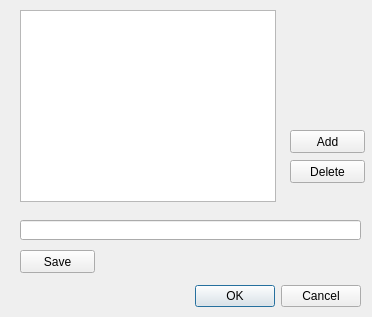
<?xml version="1.0" encoding="UTF-8"?>
<ui version="4.0">
 <class>Dialog</class>
 <widget class="QDialog" name="Dialog">
  <property name="geometry">
   <rect>
    <x>0</x>
    <y>0</y>
    <width>372</width>
    <height>317</height>
   </rect>
  </property>
  <property name="windowTitle">
   <string>Path Edit</string>
  </property>
  <widget class="QDialogButtonBox" name="buttonBox">
   <property name="geometry">
    <rect>
     <x>20</x>
     <y>280</y>
     <width>341</width>
     <height>32</height>
    </rect>
   </property>
   <property name="orientation">
    <enum>Qt::Horizontal</enum>
   </property>
   <property name="standardButtons">
    <set>QDialogButtonBox::Cancel|QDialogButtonBox::Ok</set>
   </property>
  </widget>
  <widget class="QListWidget" name="pathList">
   <property name="geometry">
    <rect>
     <x>20</x>
     <y>10</y>
     <width>256</width>
     <height>192</height>
    </rect>
   </property>
  </widget>
  <widget class="QLineEdit" name="lineEdit">
   <property name="geometry">
    <rect>
     <x>20</x>
     <y>220</y>
     <width>341</width>
     <height>20</height>
    </rect>
   </property>
  </widget>
  <widget class="QPushButton" name="cmdAdd">
   <property name="geometry">
    <rect>
     <x>290</x>
     <y>130</y>
     <width>75</width>
     <height>23</height>
    </rect>
   </property>
   <property name="text">
    <string>Add</string>
   </property>
  </widget>
  <widget class="QPushButton" name="cmdSave">
   <property name="geometry">
    <rect>
     <x>20</x>
     <y>250</y>
     <width>75</width>
     <height>23</height>
    </rect>
   </property>
   <property name="text">
    <string>Save</string>
   </property>
  </widget>
  <widget class="QPushButton" name="cmdDelete">
   <property name="geometry">
    <rect>
     <x>290</x>
     <y>160</y>
     <width>75</width>
     <height>23</height>
    </rect>
   </property>
   <property name="text">
    <string>Delete</string>
   </property>
  </widget>
 </widget>
 <resources/>
 <connections>
  <connection>
   <sender>buttonBox</sender>
   <signal>accepted()</signal>
   <receiver>Dialog</receiver>
   <slot>accept()</slot>
   <hints>
    <hint type="sourcelabel">
     <x>238</x>
     <y>294</y>
    </hint>
    <hint type="destinationlabel">
     <x>157</x>
     <y>274</y>
    </hint>
   </hints>
  </connection>
  <connection>
   <sender>buttonBox</sender>
   <signal>rejected()</signal>
   <receiver>Dialog</receiver>
   <slot>reject()</slot>
   <hints>
    <hint type="sourcelabel">
     <x>306</x>
     <y>300</y>
    </hint>
    <hint type="destinationlabel">
     <x>286</x>
     <y>274</y>
    </hint>
   </hints>
  </connection>
  <connection>
   <sender>pathList</sender>
   <signal>itemClicked(QListWidgetItem*)</signal>
   <receiver>Dialog</receiver>
   <slot>itemclick()</slot>
   <hints>
    <hint type="sourcelabel">
     <x>199</x>
     <y>134</y>
    </hint>
    <hint type="destinationlabel">
     <x>355</x>
     <y>169</y>
    </hint>
   </hints>
  </connection>
  <connection>
   <sender>cmdAdd</sender>
   <signal>clicked()</signal>
   <receiver>Dialog</receiver>
   <slot>additem()</slot>
   <hints>
    <hint type="sourcelabel">
     <x>308</x>
     <y>135</y>
    </hint>
    <hint type="destinationlabel">
     <x>314</x>
     <y>85</y>
    </hint>
   </hints>
  </connection>
  <connection>
   <sender>cmdDelete</sender>
   <signal>clicked()</signal>
   <receiver>Dialog</receiver>
   <slot>removeitem()</slot>
   <hints>
    <hint type="sourcelabel">
     <x>327</x>
     <y>182</y>
    </hint>
    <hint type="destinationlabel">
     <x>311</x>
     <y>205</y>
    </hint>
   </hints>
  </connection>
  <connection>
   <sender>cmdSave</sender>
   <signal>clicked()</signal>
   <receiver>Dialog</receiver>
   <slot>saveitem()</slot>
   <hints>
    <hint type="sourcelabel">
     <x>74</x>
     <y>258</y>
    </hint>
    <hint type="destinationlabel">
     <x>151</x>
     <y>246</y>
    </hint>
   </hints>
  </connection>
 </connections>
 <slots>
  <slot>itemclick()</slot>
  <slot>additem()</slot>
  <slot>removeitem()</slot>
  <slot>saveitem()</slot>
 </slots>
</ui>
